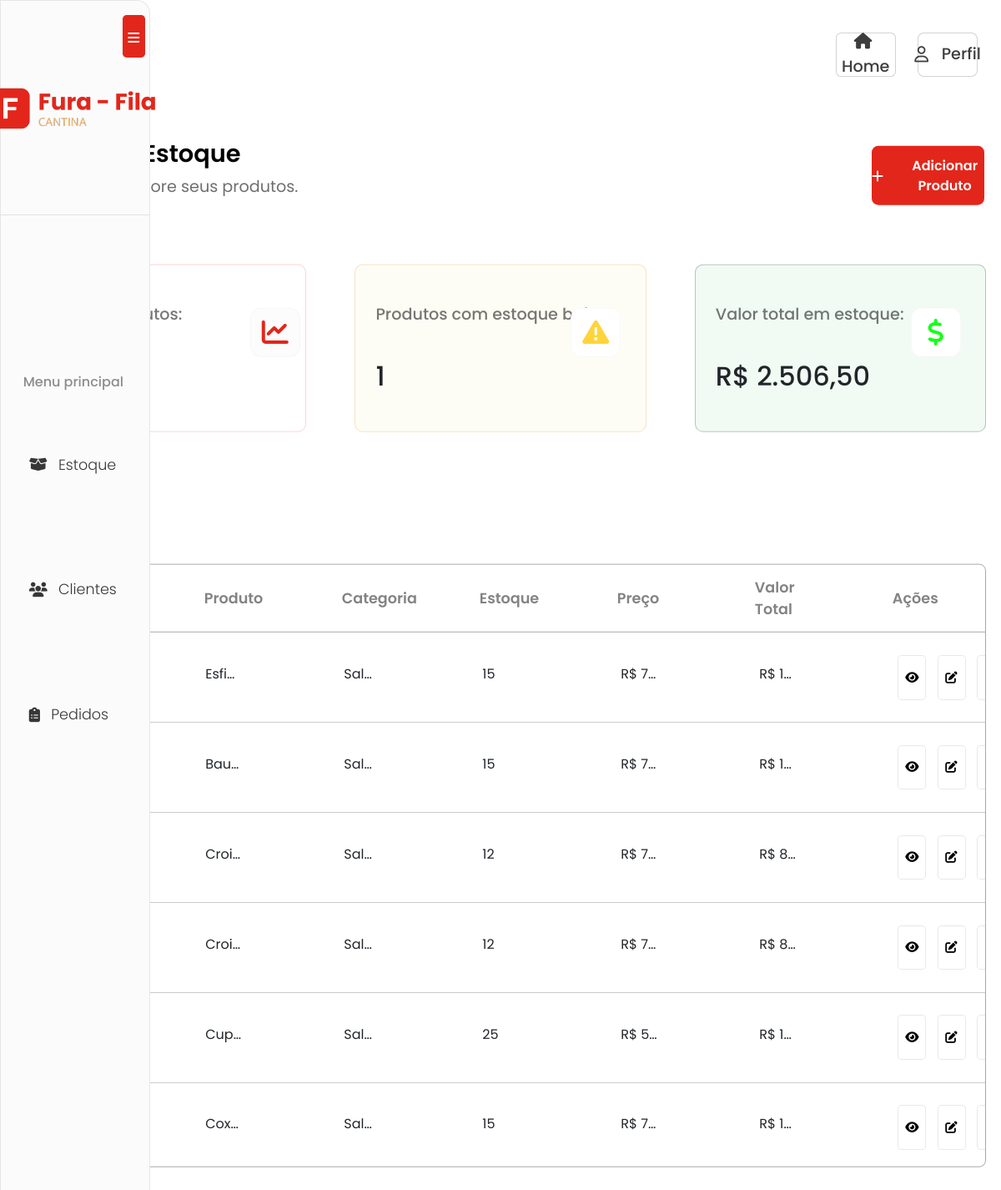
/subpages/estoque.php (signed in), run on an earlier commit of the app's database.
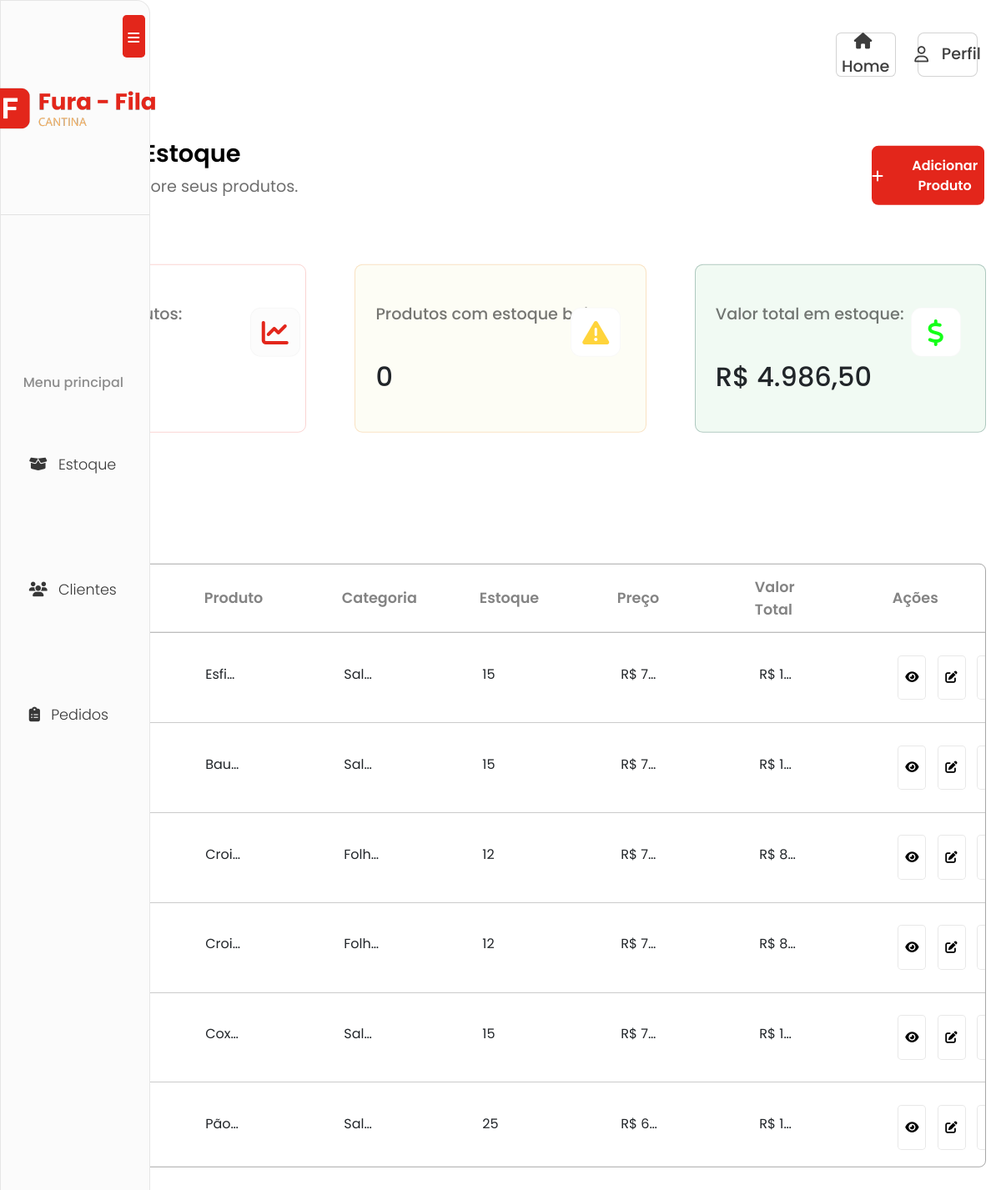
And on a later commit of the database.
### tables this page shows
CREATE TABLE `estoque` (
  `Nome` varchar(100) NOT NULL,
  `Descricao` varchar(1000) NOT NULL,
  `preco` decimal(5,2) DEFAULT NULL,
  `Quantidade` int(11) NOT NULL,
  `Categoria` enum('Salgados','Doces','Folhados','Bebidas','Outros') NOT NULL,
  `id` int(11) NOT NULL,
  `img` varchar(255) NOT NULL,
  `in_main` tinyint(1) NOT NULL DEFAULT 0,
  `mais_pedido` tinyint(1) NOT NULL DEFAULT 0
);

### subpages/estoque.php (the view, shortened to what this page needs)
<?php
include('/xampp/htdocs/cantinarepositorio/main/database.php');
$query = "SELECT * from estoque";
$query_run = mysqli_query($con, $query);
$total_products = mysqli_num_rows($query_run);
$query_low = "SELECT * from estoque WHERE quantidade < 5";
$low_products_count = mysqli_num_rows($low_products = mysqli_query($con, $query_low));
$query_total_value = "SELECT SUM(preco * quantidade) AS total_value FROM estoque";
$total_value_result = mysqli_query($con, $query_total_value);
$total_value_row = mysqli_fetch_assoc($total_value_result);
$total_value_result = 'R$ ' . number_format($total_value_row['total_value'], 2, ',', '.');
?>
<!DOCTYPE html>
<html lang="pt-br">
<head>
    <link rel="stylesheet" href="https://cdnjs.cloudflare.com/ajax/libs/font-awesome/6.7.2/css/all.min.css"
 />
    <link rel="stylesheet" href="https://cdn.jsdelivr.net/npm/swiper@11/swiper-bundle.min.css">
    <link href="https://cdn.jsdelivr.net/npm/bootstrap@5.3.3/dist/css/bootstrap.min.css" rel="stylesheet">
    <link rel="stylesheet" href="https://cdn.jsdelivr.net/npm/swiper@11/swiper-bundle.min.css">
    <link rel="stylesheet" type="text/css" href="./assets/css/pagesAdmin/estoque.css">
</head>
<body>
    <header>
        <nav class="navbar">
            <div class="nav-links">
                <div class="nav-logo">
                    <div class="aside-icon">
                    </div>
                </div>
                <div class="nav-buttons">
                    <div class="btn-voltar-home">
                        <button type="button" class="btn-js-redirect" data-href="/cantinarepositorio/main/index.php">
                            <a href="/cantinarepositorio/main/index.php"><i class="fa-solid fa-house"></i>Home</a>
                        </button>
                    </div>
                    <div class="btn-user" id="btn-user-nav">
                        <button>
                            <i class="fa-regular fa-user"></i> Perfil
                        </button>
                    </div>
                </div>
        </nav>
    </header>
    <div class="aside-options">
        <div class="aside-top">
            <div class="btn-close-aside">
                <i class="fa-solid fa-bars"></i>
            </div>
            <div class="aside-top-logo">
                <img src="/cantinarepositorio/main/assets/img/logo-footer.png" alt="">
            </div>
        </div>
        <div class="aside-bottom">
            <div class="aside-bottom-title">
                <h6>Menu principal</h6>
            </div>
            <div class="aside-lista">
                <ul>
                    <li id="btn-estoque"><i class="fa-solid fa-box-open"></i> Estoque</li>
                    <li id="btn-clientes"><i class="fa-solid fa-users"></i> Clientes</li>
                    <li id="btn-pedidos"><i class="fa-solid fa-clipboard-list"></i> Pedidos</li>
                </ul>
            </div>
        </div>
    </div>
    <main>
        <div class="container-estoque" id="conteudo-estoque">
            <div class="title-estoque">
                <div class="title-estoque-text">
                    <h1>Gerenciar Estoque</h1>
                    <p>Controle e monitore seus produtos.</p>
                </div>
                <div class="btn-adicionar-estoque">
                    <button id="btn-adicionar-produto"><i class="fa-solid fa-plus"></i> Adicionar Produto</button>
                </div>
            </div>
            <div class="content-estoque">
                <div class="content-estoque-top">
                    <div class="cards-estoque-stats">
                        <div class="title-cards-stats">
                            <div class="title-cards-stats-text">
                                <h1>Total de produtos: </h1>
                            </div>
                            <div class="title-cards-stats-icon">
                                <i class="fa-solid fa-chart-line"></i>
                            </div>
                        </div>
                        <div class="cards-number-stats">
                            <h1><?php echo $total_products; ?></h1>
                        </div>
                    </div>
                    <div class="cards-estoque-stats" id="cards-estoque-low">
                        <div class="title-cards-stats">
                            <div class="title-cards-stats-text">
                                <h1>Produtos com estoque baixo: </h1>
                            </div>
                            <div class="title-cards-stats-icon">
                                <i class="fa-solid fa-triangle-exclamation" style="color: #FFD43B;"></i>
                            </div>
                        </div>
                        <div class="cards-number-stats">
                            <h1><?php echo $low_products_count; ?></h1>
                        </div>
                    </div>
                    <div class="cards-estoque-stats" id="cards-estoque-total">
                        <div class="title-cards-stats">
                            <div class="title-cards-stats-text">
                                <h1>Valor total em estoque:</h1>
                            </div>
                            <div class="title-cards-stats-icon">
                                <i class="fa-solid fa-dollar-sign" style="color: #14ff18;"></i>
                            </div>
                        </div>
                        <div class="cards-number-stats">
                            <h1><?php echo $total_value_result; ?></h1>
                        </div>
                    </div>
                </div>
                <div class="content-estoque-bottom">
                    <div class="estoque-options">
                        <button id="dropdownButton" class="btn btn-secondary dropdown-toggle d-flex align-items-center"
                            type="button" data-bs-toggle="dropdown" aria-expanded="false">
                            <span id="dropdownLabel">Todos os Produtos</span>
                        </button>
                    </div>
                    <div class="table-estoque-all" id="table-all">
                        <table>
                            <thead>
                                <tr>
                                    <td>Imagem</td>
                                    <td>Produto</td>
                                    <td>Categoria</td>
                                    <td>Estoque</td>
                                    <td>Preço</td>
                                    <td>Valor Total</td>
                                    <td>Ações</td>
                                </tr>
                            </thead>
                            <tbody>
                                <?php
                                $query = "SELECT * from estoque";
                                $query_run = mysqli_query($con, $query);
                                if (mysqli_num_rows($query_run) > 0) {
                                    foreach ($query_run as $item) {
                                        $item['valor_total'] = 'R$ ' . number_format($item['preco'] * $item['Quantidade'], 2, ',', '.');
                                ?>
                                        <tr>
                                            <td> <img src="./imgbd/<?php echo $item['img']; ?>" alt=""> </td>
                                            <td>
                                                <h6><?php echo $item['Nome']; ?></h6>
                                            </td>
                                            <td>
                                                <h6><?php echo $item['Categoria']; ?></h6>
                                            </td>
                                            <td>
                                                <h6><?php echo $item['Quantidade']; ?></h6>
                                            </td>
                                            <td>
                                                <h6>R$ <?php echo $item['preco']; ?></h6>
                                            </td>
                                            <td>
                                                <h6><?php echo $item['valor_total']; ?></h6>
                                            </td>
                                            <td id="table-acoes">
                                                <button class="btn-visualizar-item" data-id="<?= $item['id'] ?>">
                                                    <i class="fa-solid fa-eye"></i>
                                                </button>
                                                <button class="btn-editar-item" data-id="<?= $item['id'] ?>">
                                                    <i class="fa-solid fa-pen-to-square"></i>
                                                </button>
                                                <button class="btn-toggle-cardapio">
                                                </button>
                                            </td>
                                        </tr>
                                <?php }
                                } ?>
                            </tbody>
                        </table>
                    </div>
                </div>
            </div>
        </div>
    </main>
</body>
</html>

What changed in the data, as far as the page shows it:
removed estoque: Nome "Cup…", Categoria "Sal…", Quantidade "25", valor_total "R$ 1…"
changed estoque (number 3 of 6 on the later page): Categoria "Sal…" → "Folh…"
changed estoque (number 4 of 6 on the later page): Categoria "Sal…" → "Folh…"
now on this page (row edited): estoque: Nome "Pão…", Categoria "Sal…", Quantidade "25", valor_total "R$ 1…"
Also different on the page:
$low_products_count: "1" → "0"
$total_value_result: "R$ 2.506,50" → "R$ 4.986,50"
